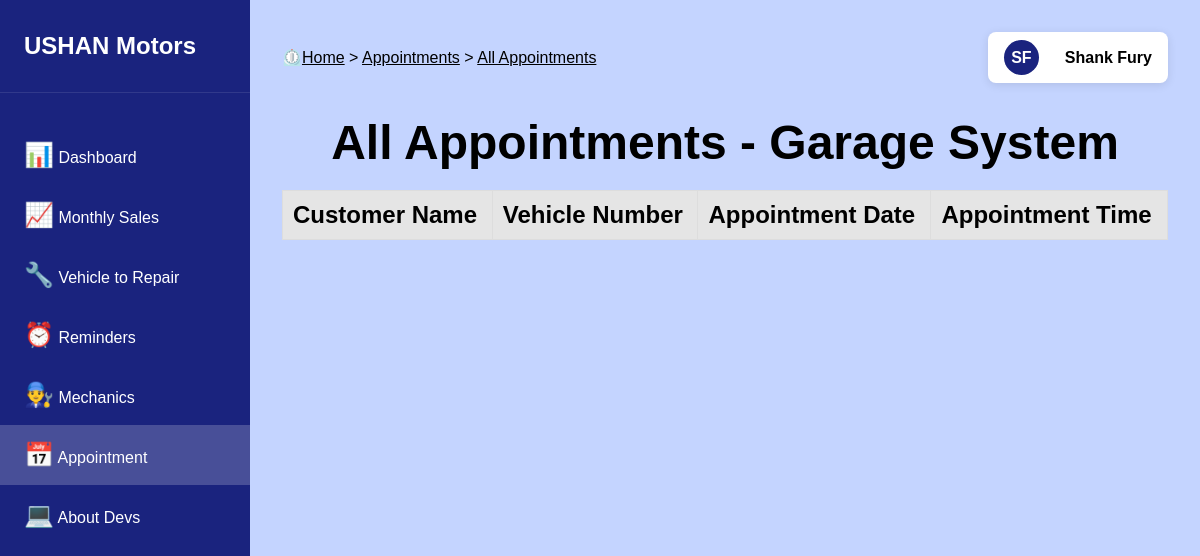
The page /Staff_Interface/appointmentsAll.php on the database as committed earlier.
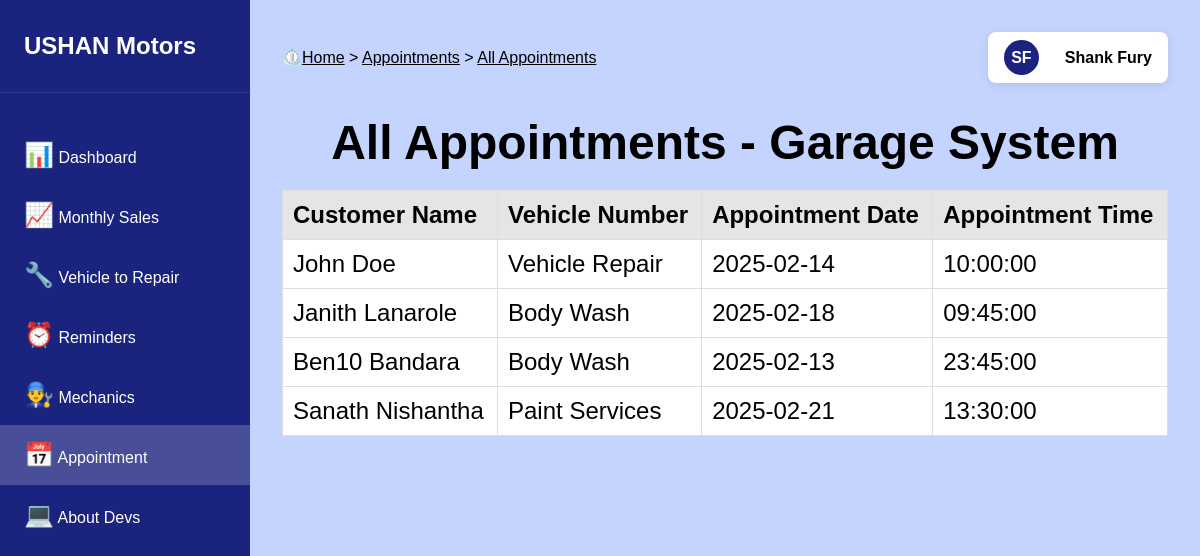
The same page on the database as committed later.
### tables this page shows
CREATE TABLE `appointments` (
  `id` bigint(20) NOT NULL,
  `appointment_id` varchar(20) NOT NULL,
  `cust_name` varchar(50) NOT NULL,
  `service_id` varchar(20) NOT NULL,
  `time_stamp` datetime DEFAULT NULL
);

CREATE TABLE `garage_services` (
  `id` bigint(20) NOT NULL,
  `service_id` varchar(20) NOT NULL,
  `service_name` varchar(100) NOT NULL
);

### Staff_Interface/appointmentsAll.php (the view, shortened to what this page needs)
<?php
include('main/sessionChecker.php');
$custName = "";
$srv = "";
$date = "";
$time = "";
$stmt = $connect->prepare("SELECT a.`cust_name`, b.`service_name`, DATE(a.`time_stamp`) AS appointment_date, TIME(a.`time_stamp`) AS appointment_time FROM appointments a JOIN garage_services b ON a.`service_id`=b.`service_id`;");
$stmt->execute();
$stmt->bind_result($custName, $srv, $date, $time);
$results = [];
while ($stmt->fetch()) {
    $results[] = [
        'cust_name' => $custName,
        'service_name' => $srv,
        'appointment_date' => $date,
        'appointment_time' => $time
    ];
}
?>
<!DOCTYPE html>
<html>
<head>
	<link rel="stylesheet" type="text/css" href="styles/mainStyle.css">
</head>
<body>
	<aside class="sidebar">
        <div class="sidebar-logo">USHAN Motors</div>
        <ul class="sidebar-menu">
            <li class="menu-item">
            	<a href="dashboard.php">
                	<span class="icon">📊</span>
                	<span class="menu-text">Dashboard</span>
            	</a>
        	</li>
            <li class="menu-item">
                <a href="sales.php">
                	<span class="icon">📈</span>
                	<span class="menu-text">Monthly Sales</span>
                </a>
            </li>
            <li class="menu-item">
                <a href="repairVehicles.php">
                	<span class="icon">🔧</span>
                	<span class="menu-text">Vehicle to Repair</span>
                </a>
            </li>
            <li class="menu-item">
                <a href="reminders.php">
                	<span class="icon">⏰</span>
        	        <span class="menu-text">Reminders</span>
                </a>
            </li>
            <li class="menu-item">
                <a href="mechanics.php">
                	<span class="icon">👨‍🔧</span>
                	<span class="menu-text">Mechanics</span>
                </a>
            </li>
            <li class="menu-item active">
                <a href="appointments.php">
                	<span class="icon">📅</span>
                	<span class="menu-text">Appointment</span>
                </a>
            </li>
            <li class="menu-item">
                <a href="aboutDevs.php">
                    <span class="icon">💻</span>
                    <span class="menu-text">About Devs</span>
                </a>
            </li>
        </ul>
    </aside>
    <main class="main-content">
        <div class="top-bar">
            <div class="breadcrumb">
                ⏲️<a href="dashboard.php">Home</a> > <a href="appointments.php">Appointments</a> > <a href="#">All Appointments</a>
            </div>
            <?php include('profile_icon.php') ?>
        </div>
        <div class="dashboard-grid">
            <div class="appointment-header">
                <h1>All Appointments - Garage System</h1>
                <table>
                    <thead>
                        <tr>
                            <th>Customer Name</th>
                            <th>Vehicle Number</th>
                            <th>Appointment Date</th>
                            <th>Appointment Time</th>
                        </tr>
                    </thead>
                    <tbody>
                        <?php
                            if (empty($results)) {
                                $custName = "";
                                $srv = "";
                                $date = "";
                                $time = "";
                            } else {
                                foreach ($results as $result) {
                                    $custName = $result['cust_name'];
                                    $srv = $result['service_name'];
                                    $date = $result['appointment_date'];
                                    $time = $result['appointment_time'];
                                    echo "
                                    <tr>
                                        <td>".$custName."</td>
                                        <td>".$srv."</td>
                                        <td>".$date."</td>
                                        <td>".$time."</td>
                                    </tr>
                                    ";
                                }
                            }
                            ?>
                    </tbody>
                </table>
            </div>
        </div>
    </main>
</body>
</html>

### Staff_Interface/profile_icon.php
<?php
echo "
<div>
    <a href='#' class='user-profile' onclick='toggleDropdown(event)'>
        <div class='user-avatar'>SF</div>
        <div class='user-name'>Shank Fury</div>
    </a>
    <div class='dropdown-menu' id='dropdownMenu'>
        <a href='settings.php'>Settings</a>
        <a href='logout.php'>Logout</a>
    </div>
</div>
";
?>

### Staff_Interface/styles/mainStyle.css (style rules this page uses)
* { margin: 0; padding: 0; box-sizing: border-box; font-family: Arial, sans-serif; }
body { background-color: #c4d4ff; min-height: 100vh; display: flex; flex-direction: column; }
html,body { height: 100%; margin: 0; padding: 0; }
a { text-decoration: none; }
.sidebar { width: 250px; background: #1a237e; padding: 2rem 0; color: white; position: fixed; height: 100%; }
.sidebar-logo { font-size: 1.5rem; font-weight: bold; padding: 0 1.5rem 2rem; border-bottom: 1px solid rgba(255,255,255,0.1); }
.sidebar-menu { list-style: none; margin-top: 2rem; }
.menu-text { color: #fff; }
.menu-item { padding: 1rem 1.5rem; display: flex; align-items: center; gap: 1rem; cursor: pointer; transition: background-color 0.3s ease; }
.menu-item.active { background-color: rgba(255,255,255,0.2); }
.main-content { flex: 1; margin-left: 250px; padding: 2rem; min-height: 100%; }
.top-bar { display: flex; justify-content: space-between; align-items: center; margin-bottom: 2rem; position: relative; }
.breadcrumb { color: #000; }
.breadcrumb a { color: #000; text-decoration: underline; }
.user-profile { display: flex; align-items: center; gap: 1rem; padding: 0.5rem 1rem; background: #fff; border-radius: 8px; box-shadow: 0 2px 10px rgba(0,0,0,0.1); cursor: pointer; }
.user-avatar { width: 35px; height: 35px; background: #1a237e; border-radius: 50%; display: flex; align-items: center; justify-content: center; color: white; font-weight: bold; align-items: center; margin-right: 10px; }
.user-name { color: #000; font-weight: 700; }
.dashboard-grid { display: grid; grid-template-columns: repeat(auto-fit, minmax(300px, 1fr)); gap: 2rem; }
.icon { font-size: 1.5rem; color: #1a237e; }

### Staff_Interface/appointmentsAll.php (style rules this page uses)
table { width: 100%; border-collapse: collapse; margin-top: 20px; background-color: white; }
table, th, td { border: 1px solid #ddd; }
th, td { padding: 10px; text-align: left; }
th { background-color: rgba(0, 0, 0, 0.1); color: black; }
.appointment-header { text-align: center; font-size: 24px; margin-bottom: 20px;s color: black; display: flex; flex-direction:column; }

Rows that differ between the two databases and show on the page:
added appointments: cust_name "John Doe", garage_services.service_name "Vehicle Repair", date "2025-02-14", time "10:00:00"
added appointments: cust_name "Janith Lanarole", garage_services.service_name "Body Wash", date "2025-02-18", time "09:45:00"
added appointments: cust_name "Ben10 Bandara", garage_services.service_name "Body Wash", date "2025-02-13", time "23:45:00"
added appointments: cust_name "Sanath Nishantha", garage_services.service_name "Paint Services", date "2025-02-21", time "13:30:00"
